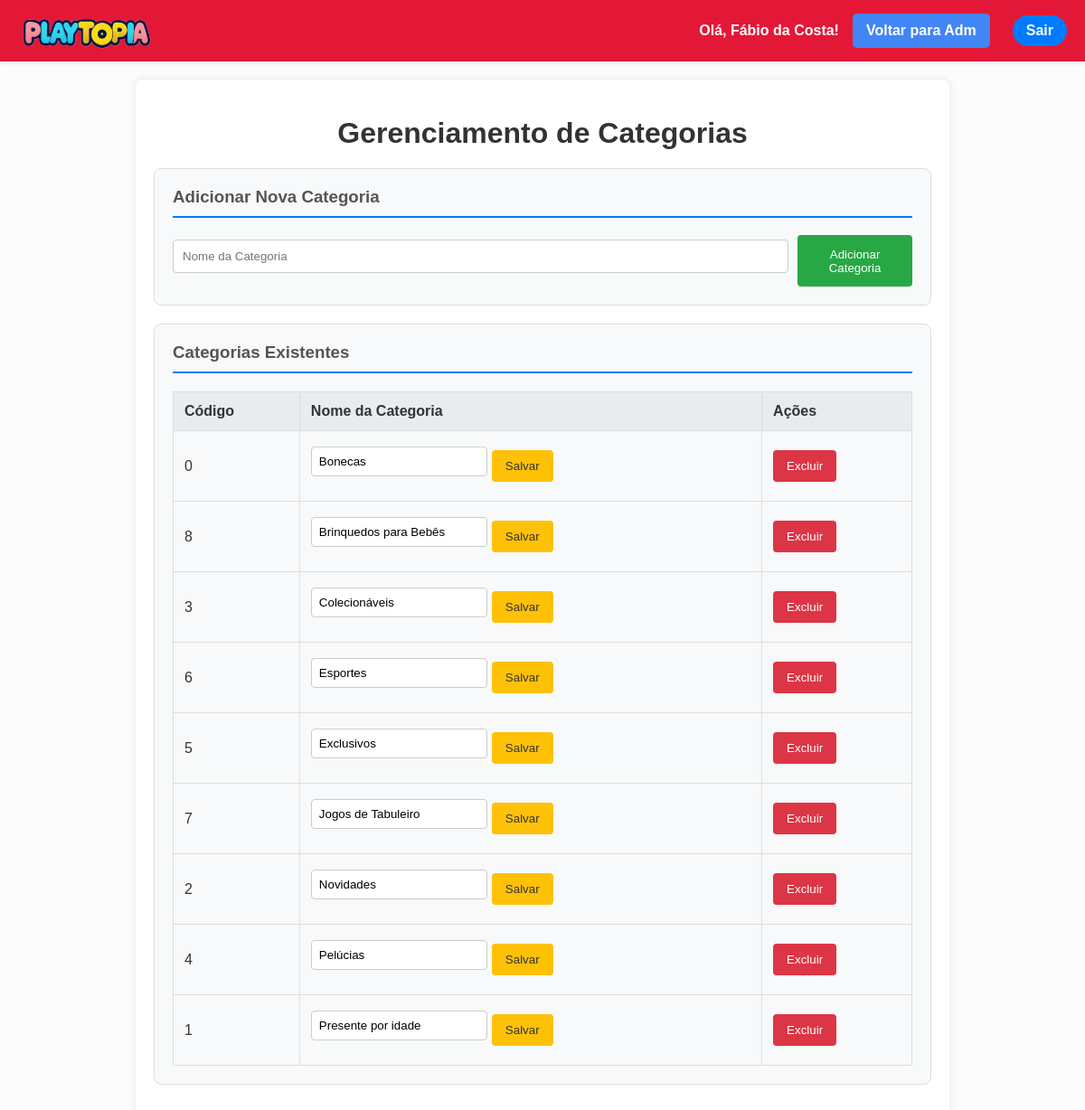
The page /loja_brinquedos/gerenciar_categorias.php (signed in) on the database its author committed.
### tables this page shows
CREATE TABLE IF NOT EXISTS `categoria` (
  `codigo` int(5) NOT NULL,
  `nome` varchar(100) NOT NULL,
  PRIMARY KEY (`codigo`)
);

### loja_brinquedos/gerenciar_categorias.php (the view, shortened to what this page needs)
<?php
require_once "db_connection.php";
$sql_categorias = "SELECT codigo, nome FROM categoria ORDER BY nome ASC";
$result_categorias = $conn->query($sql_categorias);
$categorias = $result_categorias->fetch_all(MYSQLI_ASSOC);
?>
<!DOCTYPE html>
<html lang="pt-BR">
<head>
    <link rel="stylesheet" href="styles.css">
</head>
<body>
<div class="header">
    <a href="loja.php" id="logo-link">
        <img src="logo.png" alt="Logo da Playtopia" class="logo-loja-adm">
    </a>
    <div class="user-actions">
        <span class="welcome-message">Olá, <?php echo htmlspecialchars($_SESSION['user_name']); ?>!</span>
        <a href="administracao.php" class="admin-btn">Voltar para Adm</a>
        <a href="logout.php" class="logout-btn">Sair</a>
    </div>
</div>
<div class="container-adm">
    <h1>Gerenciamento de Categorias</h1>
    <div class="card-adm">
        <h3>Adicionar Nova Categoria</h3>
        <form method="post" action="gerenciar_categorias.php" class="form-adm add-form">
            <input type="text" name="nome_nova_categoria" placeholder="Nome da Categoria" required>
            <button type="submit" name="adicionar_categoria" class="btn-adm btn-add">Adicionar Categoria</button>
        </form>
    </div>
    <div class="card-adm">
        <h3>Categorias Existentes</h3>
        <?php if (!empty($categorias)): ?>
            <table class="table-adm">
                <thead>
                    <tr>
                        <th>Código</th>
                        <th>Nome da Categoria</th>
                        <th>Ações</th>
                    </tr>
                </thead>
                <tbody>
                    <?php foreach ($categorias as $categoria): ?>
                        <tr>
                            <td><?php echo htmlspecialchars($categoria['codigo']); ?></td>
                            <td>
                                <form method="post" action="gerenciar_categorias.php" class="inline-form edit-form">
                                    <input type="text" name="nome_editar" value="<?php echo htmlspecialchars($categoria['nome']); ?>" required>
                                    <button type="submit" name="editar_categoria" class="btn-adm btn-edit">Salvar</button>
                                </form>
                            </td>
                            <td>
                                <form method="post" action="gerenciar_categorias.php" class="inline-form delete-form" onsubmit="return confirm('Tem certeza que deseja excluir esta categoria?');">
                                    <button type="submit" name="excluir_categoria" class="btn-adm btn-delete">Excluir</button>
                                </form>
                            </td>
                        </tr>
                    <?php endforeach; ?>
                </tbody>
            </table>
        <?php else: ?>
            <p>Nenhuma categoria cadastrada.</p>
        <?php endif; ?>
    </div>
</div>
</body>
</html>

### loja_brinquedos/styles.css (style rules this page uses)
.header { background-color: var(--primary-color); padding: 20px; box-shadow: 0 2px 4px rgba(0, 0, 0, 0.1); display: flex; justify-content: space-between; align-items: center; position: sticky; top: 0; z-index: 1000; flex-wrap: wrap; gap: 10px; }
.logo-loja-adm { height: 150px; width: auto; position: fixed; top: -35px; }
.user-actions { display: flex; align-items: center; gap: 15px; }
.welcome-message { font-weight: bold; color: #555; }
.login-btn, .logout-btn { text-decoration: none; color: #fff; background-color: #4285f4; padding: 8px 15px; border-radius: 20px; transition: background-color 0.3s; }
.admin-btn { background-color: #4285f4; color: white; padding: 10px 15px; text-decoration: none; border-radius: 5px; margin-right: 10px; transition: background-color 0.3s; }
.add-form input, .add-form textarea, .add-form select { width: 100%; padding: 8px; margin-top: 5px; margin-bottom: 15px; border: 1px solid #ccc; border-radius: 4px; }
.welcome-message { font-weight: bold; color: #333; }
.login-btn, .logout-btn { text-decoration: none; color: #fff; background-color: #007bff; padding: 8px 12px; border-radius: 5px; transition: background-color 0.3s; }
.container-adm { max-width: 900px; margin: 20px auto; padding: 20px; background-color: #fff; box-shadow: 0 0 10px rgba(0, 0, 0, 0.1); border-radius: 8px; }
.container-adm h1 { text-align: center; color: #333; margin-bottom: 20px; }
.card-adm { background-color: #f8f9fa; border: 1px solid #ddd; border-radius: 8px; padding: 20px; margin-bottom: 20px; }
.card-adm h3 { margin-top: 0; color: #555; border-bottom: 2px solid #007bff; padding-bottom: 10px; }
.form-adm { display: flex; gap: 10px; }
.form-adm input[type="text"] { flex-grow: 1; padding: 10px; border: 1px solid #ccc; border-radius: 4px; }
.btn-adm { padding: 10px 15px; border: none; border-radius: 4px; color: #fff; cursor: pointer; transition: background-color 0.3s; }
.btn-add { background-color: #28a745; }
.table-adm { width: 100%; border-collapse: collapse; margin-top: 20px; }
.table-adm th, .table-adm td { border: 1px solid #ddd; padding: 12px; text-align: left; }
.table-adm th { background-color: #e9ecef; }
.inline-form { display: inline-flex; gap: 5px; align-items: center; }
.inline-form input[type="text"] { padding: 8px; border: 1px solid #ccc; border-radius: 4px; }
.btn-edit { background-color: #ffc107; color: #333; }
.btn-delete { background-color: #dc3545; }
.admin-btn { text-decoration: none; color: #fff; background-color: #6c757d; padding: 8px 12px; border-radius: 5px; transition: background-color 0.3s; }
html { scrollbar-width: thin; scrollbar-color: #888 #f1f1f1; }
body { font-family: Arial, sans-serif; margin: 0; padding: 0; background-color: #fcfcfc; color: #333; }
.header a { color: #fff; text-decoration: none; font-weight: bold; transition: color 0.3s ease; }
:root { --primary-color: #e31837; --secondary-color: #ffde00; --accent-color: #007bff; --text-color: #333333; --light-bg: #ffffff; --light-gray: #f0f2f5; }
html { box-sizing: border-box; overflow-x: hidden; }
*, *:before, *:after { box-sizing: inherit; }
.header { background-color: var(--primary-color); color: var(--light-bg); padding: 15px 20px; box-shadow: 0 2px 4px rgba(0, 0, 0, 0.1); display: flex; justify-content: space-between; align-items: center; position: sticky; top: 0; z-index: 1000; flex-wrap: wrap; gap: 15px; }
.user-actions a, .welcome-message { color: var(--light-bg); font-weight: bold; text-decoration: none; }
.login-btn, .logout-btn { text-decoration: none; color: var(--light-bg); background-color: var(--accent-color); padding: 8px 15px; border-radius: 20px; transition: background-color 0.3s; }
.admin-btn { background-color: #4285f4; color: var(--light-bg); padding: 10px 15px; text-decoration: none; border-radius: 5px; margin-right: 10px; transition: background-color 0.3s; }
.edit-form input[type="text"], .edit-form input[type="number"], .edit-form textarea, .edit-form select, .edit-form input[type="file"] { width: 100%; padding: 8px; margin-top: 5px; margin-bottom: 15px; border: 1px solid #ccc; border-radius: 4px; box-sizing: border-box; }

### rows shown on the page
categoria: codigo "0", nome_editar "Bonecas"
categoria: codigo "8", nome_editar "Brinquedos para Bebês"
categoria: codigo "3", nome_editar "Colecionáveis"
categoria: codigo "6", nome_editar "Esportes"
categoria: codigo "5", nome_editar "Exclusivos"
categoria: codigo "7", nome_editar "Jogos de Tabuleiro"
categoria: codigo "2", nome_editar "Novidades"
categoria: codigo "4", nome_editar "Pelúcias"
categoria: codigo "1", nome_editar "Presente por idade"

### other values the page prints
$_SESSION['user_name'] "Fábio da Costa"
